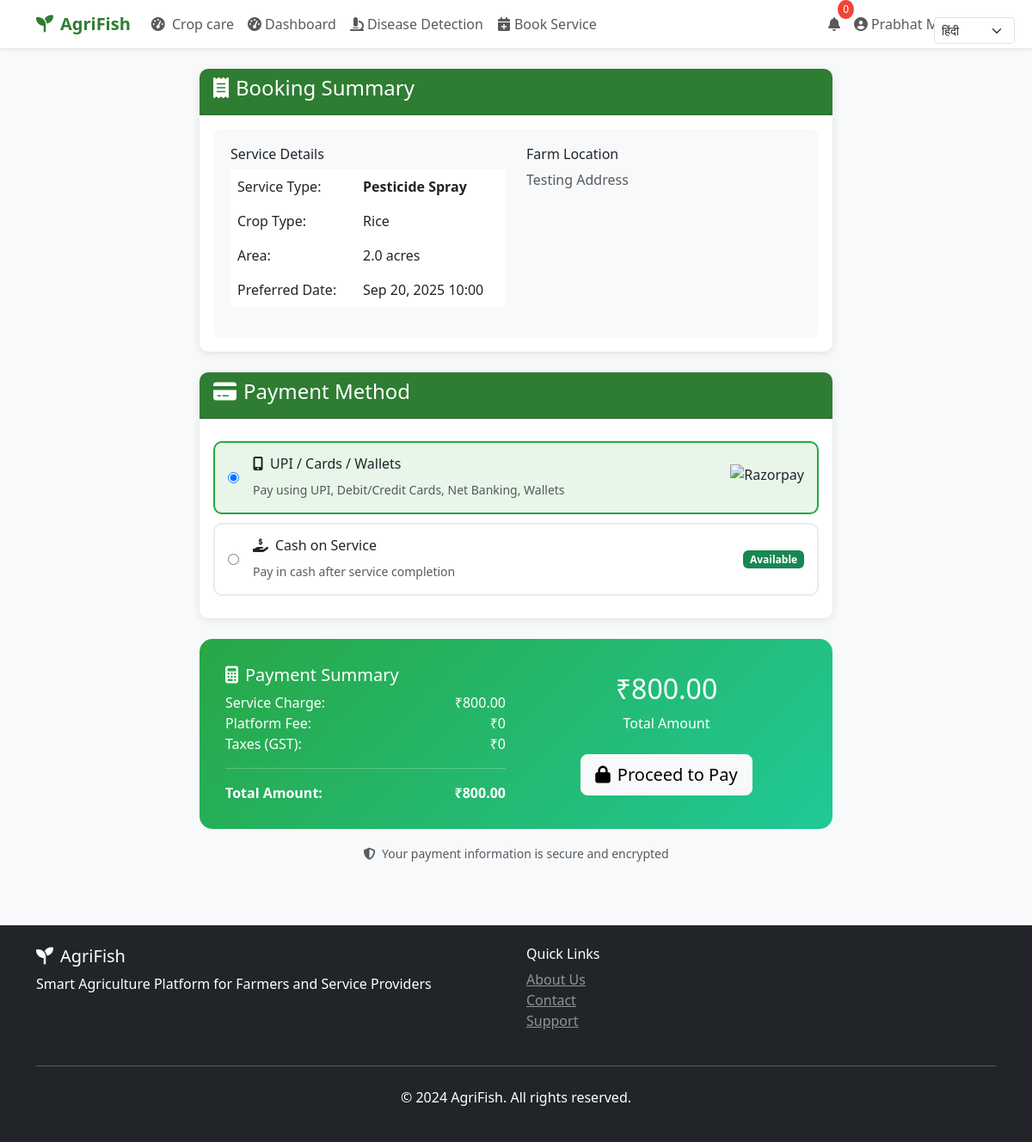
The page /booking/payment/3/ (signed in) on the database its author committed.
### core/models.py (models this page shows, shortened)
class ServiceBooking(models.Model):
    STATUS_CHOICES = [
        ('pending', 'Pending'),
        ('accepted', 'Accepted'),
        ('in_progress', 'In Progress'),
        ('completed', 'Completed'),
        ('cancelled', 'Cancelled'),
    ]
    PAYMENT_STATUS = [
        ('pending', 'Pending'),
        ('paid', 'Paid'),
        ('refunded', 'Refunded'),
    ]
    URGENCY_LEVELS = [
        ('routine', 'Routine'),
        ('within_week', 'Within Week'),
        ('immediate', 'Immediate'),
    ]
    booking_id = models.UUIDField(default=uuid.uuid4, unique=True)
    farmer = models.ForeignKey(UserProfile, on_delete=models.CASCADE, related_name='farmer_bookings')
    worker = models.ForeignKey(UserProfile, on_delete=models.CASCADE, related_name='worker_bookings', null=True, blank=True)
    service_type = models.CharField(max_length=100, default='Pesticide Spray')
    crop_type = models.CharField(max_length=100)
    area_acres = models.FloatField(validators=[MinValueValidator(0.1)])
    disease_detection = models.ForeignKey(CropDiseaseDetection, on_delete=models.SET_NULL, null=True, blank=True)
    urgency = models.CharField(max_length=20, choices=URGENCY_LEVELS, default='routine')
    farm_latitude = models.FloatField()
    farm_longitude = models.FloatField()
    farm_address = models.TextField()
    preferred_date = models.DateTimeField()
    status = models.CharField(max_length=15, choices=STATUS_CHOICES, default='pending')
    notes = models.TextField(blank=True)
    estimated_cost = models.DecimalField(max_digits=10, decimal_places=2)
    final_cost = models.DecimalField(max_digits=10, decimal_places=2, null=True, blank=True)
    payment_status = models.CharField(max_length=10, choices=PAYMENT_STATUS, default='pending')
    razorpay_order_id = models.CharField(max_length=100, null=True, blank=True)
    razorpay_payment_id = models.CharField(max_length=100, null=True, blank=True)
    work_started_at = models.DateTimeField(null=True, blank=True)
    work_completed_at = models.DateTimeField(null=True, blank=True)
    actual_duration_hours = models.FloatField(null=True, blank=True)
    created_at = models.DateTimeField(auto_now_add=True)
    updated_at = models.DateTimeField(auto_now=True)
    accepted_at = models.DateTimeField(null=True, blank=True)
    completed_at = models.DateTimeField(null=True, blank=True)
    class Meta:
        ordering = ['-created_at']

### core/views.py (the view, shortened to what this page needs)
# urls.py: path('booking/payment/<int:booking_id>/', views.booking_payment, name='booking_payment'),
@login_required
def booking_payment(request, booking_id):
    booking = get_object_or_404(ServiceBooking, id=booking_id, farmer=request.user.userprofile)
    return render(request, 'farmer/booking_payment.html', {'booking': booking ,  'razorpay_key_id' : settings.RAZORPAY_KEY_ID, })

### templates/farmer/booking_payment.html (shortened to what this page needs)
{% extends 'base.html' %}
{% block content %}
<div class="container py-4">
    <div class="row justify-content-center">
        <div class="col-md-8">
            <div class="card mb-4">
                <div class="card-header">
                    <h4><i class="fas fa-receipt me-2"></i>Booking Summary</h4>
                </div>
                <div class="card-body">
                    <div class="booking-summary">
                        <div class="row">
                            <div class="col-md-6">
                                <h6>Service Details</h6>
                                <table class="table table-borderless">
                                    <tr>
                                        <td>Service Type:</td>
                                        <td><strong>{{ booking.service_type }}</strong></td>
                                    </tr>
                                    <tr>
                                        <td>Crop Type:</td>
                                        <td>{{ booking.crop_type|title }}</td>
                                    </tr>
                                    <tr>
                                        <td>Area:</td>
                                        <td>{{ booking.area_acres }} acres</td>
                                    </tr>
                                    <tr>
                                        <td>Preferred Date:</td>
                                        <td>{{ booking.preferred_date|date:"M d, Y H:i" }}</td>
                                    </tr>
                                </table>
                            </div>
                            <div class="col-md-6">
                                <h6>Farm Location</h6>
                                <p class="text-muted">{{ booking.farm_address|truncatechars:100 }}</p>
                            </div>
                        </div>
                    </div>
                </div>
            </div>
            <div class="card">
                <div class="card-header">
                    <h4><i class="fas fa-credit-card me-2"></i>Payment Method</h4>
                </div>
                <div class="card-body">
                    <form id="paymentForm">
                        <div class="payment-method active" data-method="razorpay">
                            <div class="d-flex align-items-center">
                                <input type="radio" name="payment_method" value="razorpay" checked class="me-3">
                                <div class="flex-grow-1">
                                    <h6><i class="fas fa-mobile-alt me-2"></i>UPI / Cards / Wallets</h6>
                                    <small class="text-muted">Pay using UPI, Debit/Credit Cards, Net Banking, Wallets</small>
                                </div>
                                <img src="https://razorpay.com/assets/razorpay-logo.svg" alt="Razorpay" height="30">
                            </div>
                        </div>
                        <div class="payment-method" data-method="cod">
                            <div class="d-flex align-items-center">
                                <input type="radio" name="payment_method" value="cod" class="me-3">
                                <div class="flex-grow-1">
                                    <h6><i class="fas fa-hand-holding-usd me-2"></i>Cash on Service</h6>
                                    <small class="text-muted">Pay in cash after service completion</small>
                                </div>
                                <span class="badge bg-success">Available</span>
                            </div>
                        </div>
                    </form>
                </div>
            </div>
            <div class="payment-card mt-4">
                {% load math_extras %}
                <div class="row align-items-center">
                    <div class="col-md-6">
                        <h5><i class="fas fa-calculator me-2"></i>Payment Summary</h5>
                        <div class="d-flex justify-content-between">
                            <span>Service Charge:</span>
                            <span>₹{{ booking.estimated_cost }}</span>
                        </div>
                        <div class="d-flex justify-content-between">
                            <span>Platform Fee:</span>
                            <span>₹0</span>
                        </div>
                        <div class="d-flex justify-content-between">
                            <span>Taxes (GST):</span>
                            <span>₹0</span>
                        </div>
                        <hr>
                        <div class="d-flex justify-content-between">
                            <strong>Total Amount:</strong>
                            <strong>₹{{ booking.estimated_cost }}</strong>
                        </div>
                    </div>
                    <div class="col-md-6 text-center">
                        <h2>₹{{ booking.estimated_cost }}</h2>
                        <p class="mb-0">Total Amount</p>
                        <div class="mt-4">
                            <button type="button" class="btn btn-light btn-lg" id="proceedPayment">
                                <i class="fas fa-lock me-2"></i>Proceed to Pay
                            </button>
                        </div>
                    </div>
                </div>
            </div>
            <div class="text-center mt-3">
                <small class="text-muted">
                    <i class="fas fa-shield-alt me-1"></i>
                    Your payment information is secure and encrypted
                </small>
            </div>
        </div>
    </div>
</div>
{% endblock %}

### templates/base.html (shortened to what this page needs)
<!DOCTYPE html>
<html lang="en">
<head>
    <link href="https://cdnjs.cloudflare.com/ajax/libs/bootstrap/5.3.0/css/bootstrap.min.css" rel="stylesheet">
    <link href="https://cdnjs.cloudflare.com/ajax/libs/font-awesome/6.4.0/css/all.min.css" rel="stylesheet">
</head>
<body>
    <div class="language-selector">
        <select id="languageSelect" class="form-select form-select-sm">
            <option value="hi">हिंदी</option>
        </select>
    </div>
    <nav class="navbar navbar-expand-lg navbar-light bg-white shadow-sm">
        <div class="container">
            <a class="navbar-brand" href="{% url 'home' %}">
                <i class="fas fa-seedling me-2"></i>AgriFish
            </a>
            <div class="collapse navbar-collapse" id="navbarNav">
                <ul class="navbar-nav me-auto">
                    <li class="nav-item">
                                <a class="nav-link" href=" http://172.28.29.134:1020/">
                                    <i class="fas fa-tachometer-alt me-1"></i> Crop care
                                </a>
                            </li>
                    {% if user.is_authenticated %}
                        {% if user.userprofile.user_type == 'farmer' %}
                            <li class="nav-item">
                                <a class="nav-link" href="{% url 'farmer_dashboard' %}">
                                    <i class="fas fa-tachometer-alt me-1"></i>Dashboard
                                </a>
                            </li>
                            <li class="nav-item">
                                <a class="nav-link" href="{% url 'disease_detection' %}">
                                    <i class="fas fa-microscope me-1"></i>Disease Detection
                                </a>
                            </li>
                            <li class="nav-item">
                                <a class="nav-link" href="{% url 'book_service' %}">
                                    <i class="fas fa-calendar-plus me-1"></i>Book Service
                                </a>
                            </li>
                        {% elif user.userprofile.user_type == 'worker' %}
                            <li class="nav-item">
                                <a class="nav-link" href="{% url 'worker_dashboard' %}">
                                    <i class="fas fa-tachometer-alt me-1"></i>Dashboard
                                </a>
                            </li>
                        {% endif %}
                    {% endif %}
                </ul>
                <ul class="navbar-nav">
                    {% if user.is_authenticated %}
                        <li class="nav-item dropdown">
                            <a class="nav-link position-relative" href="{% url 'notifications' %}">
                                <i class="fas fa-bell"></i>
                                <span class="notification-badge" id="notificationCount" style="display: none;">0</span>
                            </a>
                        </li>
                        <li class="nav-item dropdown">
                            <a class="nav-link dropdown-toggle" href="#" id="navbarDropdown" role="button" data-bs-toggle="dropdown">
                                <i class="fas fa-user-circle me-1"></i>{{ user.get_full_name|default:user.username }}
                            </a>
                        </li>
                    {% endif %}
                </ul>
            </div>
        </div>
    </nav>
    <main>
        {% block content %}{% endblock %}
    </main>
    <footer class="bg-dark text-white py-4 mt-5">
        <div class="container">
            <div class="row">
                <div class="col-md-6">
                    <h5><i class="fas fa-seedling me-2"></i>AgriFish</h5>
                    <p>Smart Agriculture Platform for Farmers and Service Providers</p>
                </div>
                <div class="col-md-6">
                    <h6>Quick Links</h6>
                    <ul class="list-unstyled">
                        <li><a href="#" class="text-white-50">About Us</a></li>
                        <li><a href="#" class="text-white-50">Contact</a></li>
                        <li><a href="{% url 'chat_interface' %}" class="text-white-50">Support</a></li>
                    </ul>
                </div>
            </div>
            <hr class="my-4">
            <div class="text-center">
                <p>&copy; 2024 AgriFish. All rights reserved.</p>
            </div>
        </div>
    </footer>
</body>
</html>

### templates/base.html (style rules this page uses)
:root { --primary-color: #2E7D32; --secondary-color: #4CAF50; --accent-color: #8BC34A; --warning-color: #FF9800; --danger-color: #F44336; }
body { font-family: 'Segoe UI', Tahoma, Geneva, Verdana, sans-serif; background-color: #f8f9fa; }
.navbar-brand { font-weight: bold; color: var(--primary-color) !important; }
.card { box-shadow: 0 2px 10px rgba(0,0,0,0.1); border: none; border-radius: 10px; }
.card-header { background-color: var(--primary-color); color: white; border-radius: 10px 10px 0 0 !important; }
.notification-badge { position: absolute; top: -8px; right: -8px; background-color: var(--danger-color); color: white; border-radius: 50%; padding: 2px 6px; font-size: 0.75rem; }
.language-selector { position: fixed; top: 20px; right: 20px; z-index: 1050; }

### templates/farmer/booking_payment.html (style rules this page uses)
.payment-card { background: linear-gradient(135deg, #28a745, #20c997); color: white; border-radius: 15px; padding: 30px; }
.booking-summary { background: #f8f9fa; border-radius: 10px; padding: 20px; }
.payment-method { border: 2px solid #e9ecef; border-radius: 10px; padding: 15px; margin: 10px 0; cursor: pointer; transition: all 0.3s ease; }
.payment-method:hover, .payment-method.active { border-color: #28a745; background-color: #e8f5e9; }

### rows shown on the page
ServiceBooking: service_type "Pesticide Spray", crop_type "Rice", area_acres "2.0", preferred_date "Sep 20, 2025 10:00", farm_address "Testing Address", estimated_cost "800.00"

### other values the page prints
{{ user.get_full_name|default:user.username }} "Prabhat Maurya"
